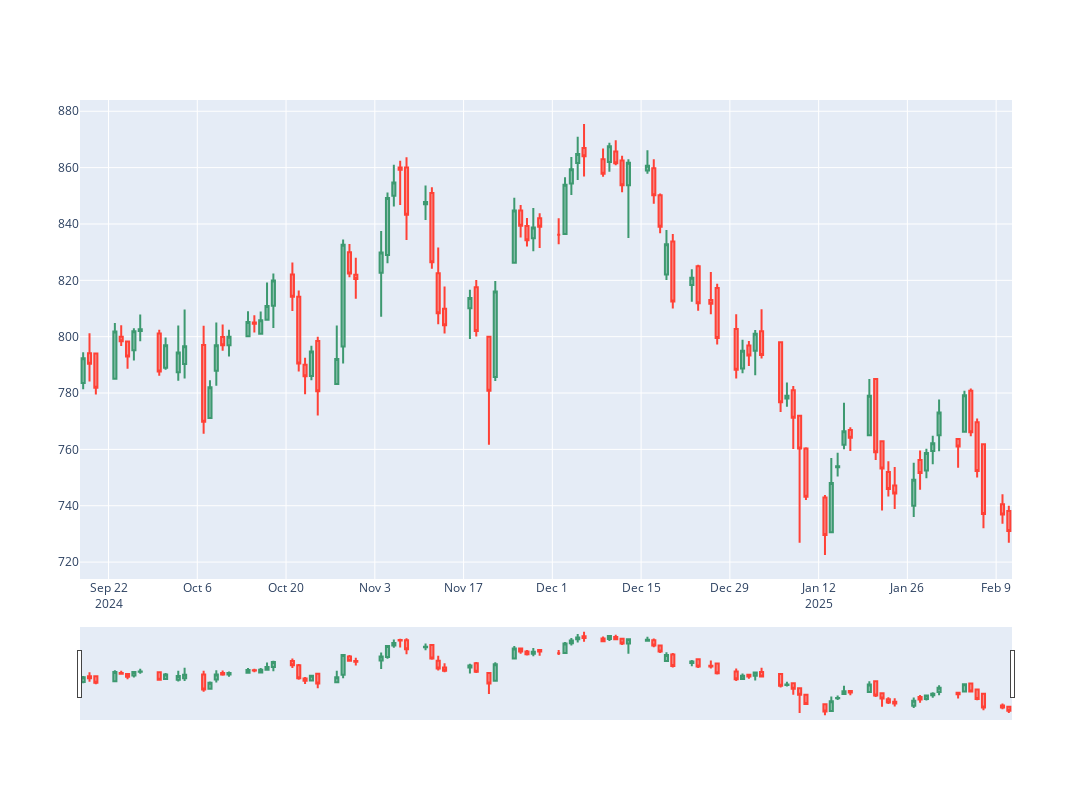

Write notebook code for a chart like this one.
### Code cell
fig = go.Figure(
    data = [
        go.Candlestick(
            x = df.index,
            open = df["1. open"],
            high = df["2. high"],
            low = df["3. low"],
            close = df["4. close"]
        )
    ]
)
fig.update_layout(width=1200, height=800)

fig.show()
